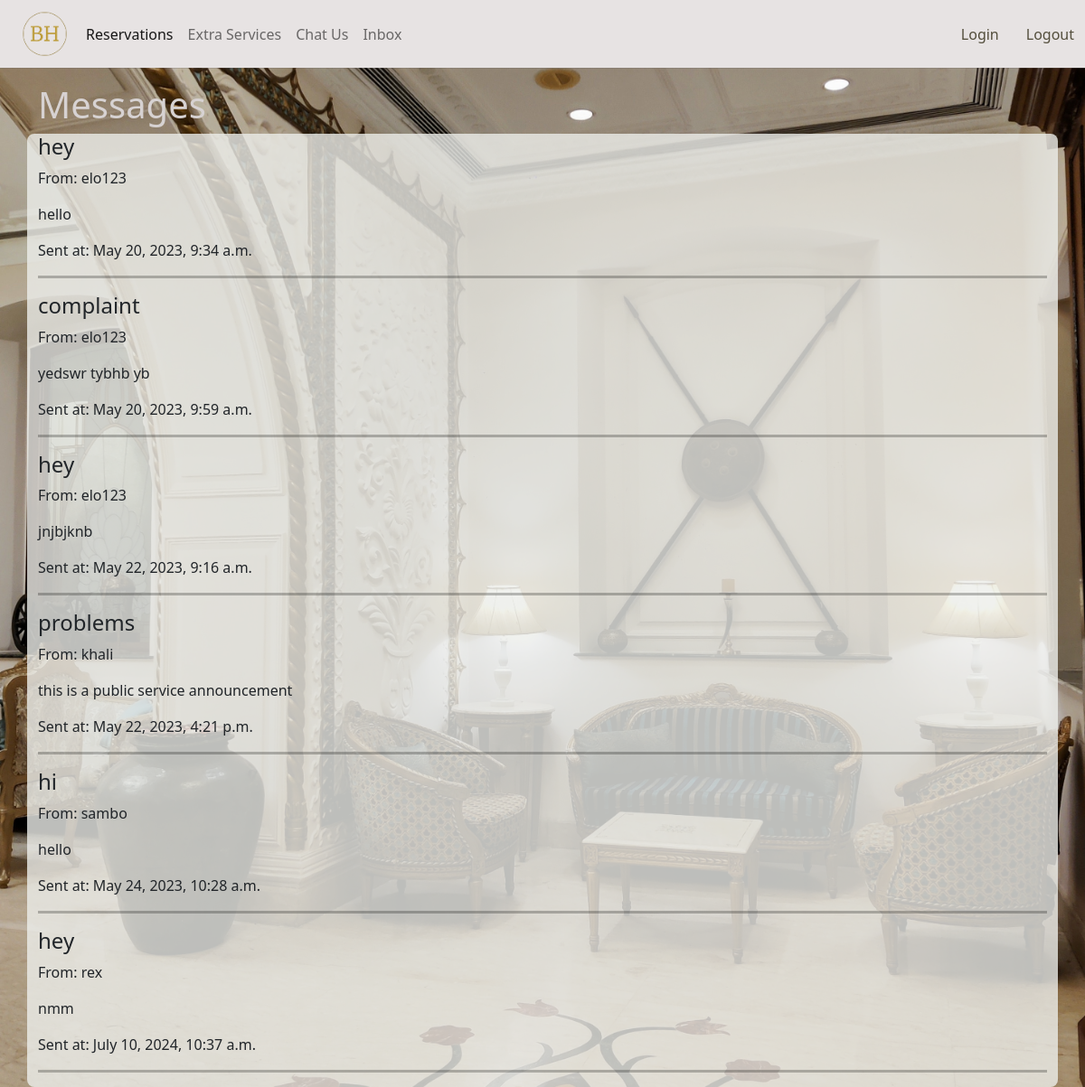
The page /inbox/ (signed in) on the database its author committed.
### hotel_app/models.py (models this page shows, shortened)
class Message(models.Model):
    sender = models.ForeignKey(User, on_delete=models.CASCADE, related_name='sent_messages')
    recipient = models.ForeignKey(User, on_delete=models.CASCADE, related_name='received_messages')
    subject = models.CharField(max_length=200)
    content = models.TextField()
    timestamp = models.DateTimeField(auto_now_add=True)

### hotel_app/views.py (the view)
# urls.py: path('inbox/', views.inbox, name="inbox")
def inbox(request):
    messages = Message.objects.filter(recipient=request.user)
    return render(request, 'hotel/inbox.html', {'messages': messages})

### hotel_app/templates/hotel/inbox.html (shortened to what this page needs)
{% extends 'hotel/base1.html'%}
{% block content%}
<div class="container">
    <div class="row">
        <div class="col-md-12">
            <h1>Messages</h1>
        </div>
    </div>
    <div class="row" style="background-color: rgba(237, 238, 234, 0.8); border-radius:8px">
        <div class="col-md-12">
           {% for message in messages %}
  <div>
    <h4>{{ message.subject }}</h4>
    <p>From: {{ message.sender }}</p>
    <p>{{ message.content }}</p>
    <p>Sent at: {{ message.timestamp }}</p>
  </div>
 <hr style="color: black; height: 3px">
{% empty %}
  <p>No messages.</p>
        </div>
    </div> <br><br>{% endfor %}
</div>
{% endblock %}

### hotel_app/static/css/style2.css (style rules this page uses)
hr { margin-top: auto; height: 4px; color:rgb(115, 112, 112) }
body { background-color: rgb(247, 243, 243); }

### hotel_app/templates/hotel/inbox.html (style rules this page uses)
body { background-size: cover; background-repeat: no-repeat; background-position: center center; background-attachment: fixed; }
h1 { color: rgb(215, 210, 210); }

### rows shown on the page
Message: subject "hey", sender "elo123", content "hello", timestamp "May 20, 2023, 9:34 a.m."
Message: subject "complaint", sender "elo123", content "yedswr tybhb yb", timestamp "May 20, 2023, 9:59 a.m."
Message: subject "hey", sender "elo123", content "jnjbjknb", timestamp "May 22, 2023, 9:16 a.m."
Message: subject "problems", sender "khali", content "this is a public service announcement", timestamp "May 22, 2023, 4:21 p.m."
Message: subject "hi", sender "sambo", content "hello", timestamp "May 24, 2023, 10:28 a.m."
Message: subject "hey", sender "rex", content "nmm", timestamp "July 10, 2024, 10:37 a.m."
